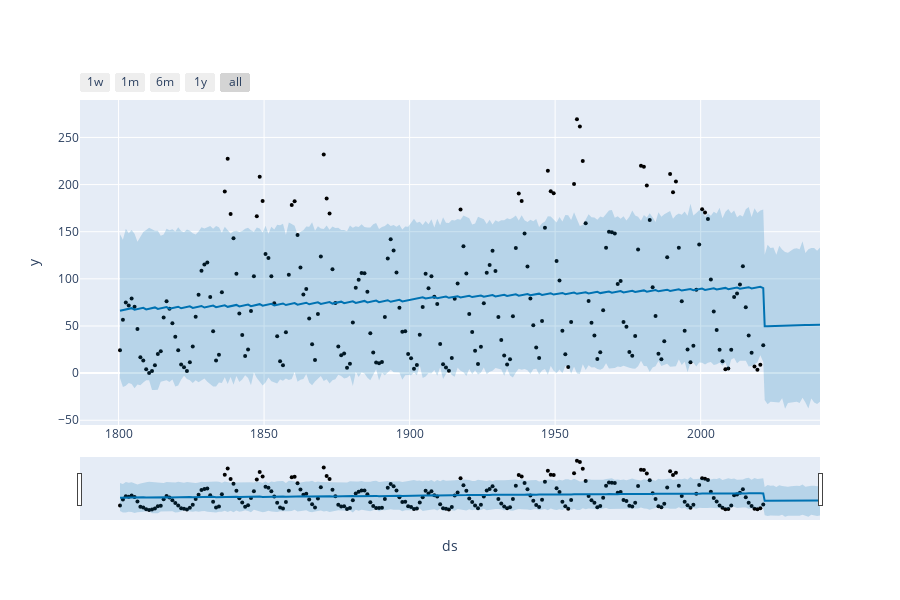

Notebook source saved alongside this figure:
### Code cell
# Plot the forecast
plot_plotly(model ,forecast)

### Figure 1 — Plotly figure (JSON) as saved in the notebook; plotly's stock layout.template omitted (floating-point values rounded to 4 significant figures; data arrays with more than 128 entries replaced by an {"elided": "..."} marker saying what was removed)
{"data": [{"marker": {"color": "black", "size": 4}, "mode": "markers", "name": "Actual", "type": "scatter", "x": {"elided": "222 str values"}, "y": {"elided": "222 float values"}}, {"hoverinfo": "skip", "line": {"width": 0}, "mode": "lines", "type": "scatter", "x": {"elided": "242 str values"}, "y": {"elided": "242 float values"}}, {"fill": "tonexty", "fillcolor": "rgba(0, 114, 178, 0.2)", "line": {"color": "#0072B2", "width": 2}, "mode": "lines", "name": "Predicted", "type": "scatter", "x": {"elided": "242 str values"}, "y": {"elided": "242 float values"}}, {"fill": "tonexty", "fillcolor": "rgba(0, 114, 178, 0.2)", "hoverinfo": "skip", "line": {"width": 0}, "mode": "lines", "type": "scatter", "x": {"elided": "242 str values"}, "y": {"elided": "242 float values"}}], "layout": {"height": 600, "showlegend": false, "width": 900, "xaxis": {"autorange": true, "range": ["1786-10-03 12:20:34.2857", "2040-12-31"], "rangeselector": {"buttons": [{"count": 7, "label": "1w", "step": "day", "stepmode": "backward"}, {"count": 1, "label": "1m", "step": "month", "stepmode": "backward"}, {"count": 6, "label": "6m", "step": "month", "stepmode": "backward"}, {"count": 1, "label": "1y", "step": "year", "stepmode": "backward"}, {"step": "all"}]}, "rangeslider": {"autorange": true, "range": ["1786-10-03 12:20:34.2857", "2040-12-31"], "visible": true, "yaxis": {"_template": null, "rangemode": "match"}}, "title": {"text": "ds"}, "type": "date"}, "yaxis": {"autorange": true, "range": [-55.05, 289.7], "title": {"text": "y"}, "type": "linear"}}}
